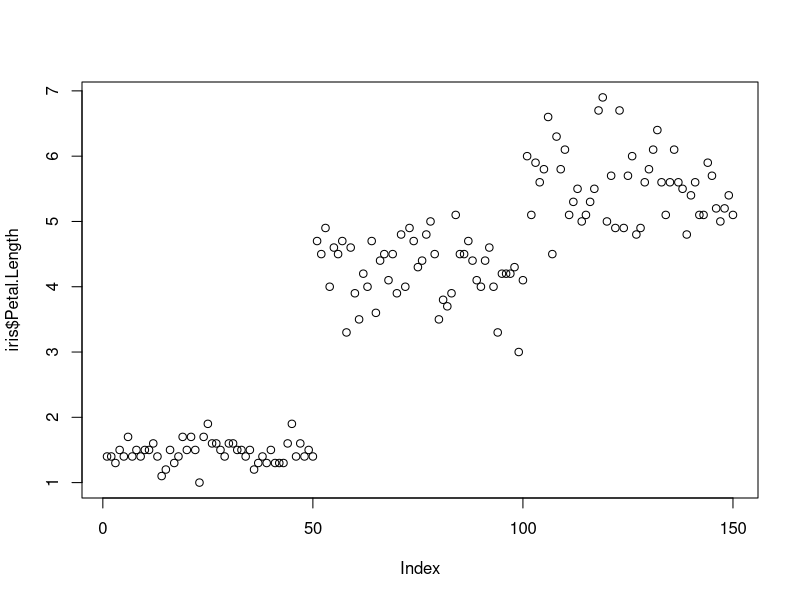
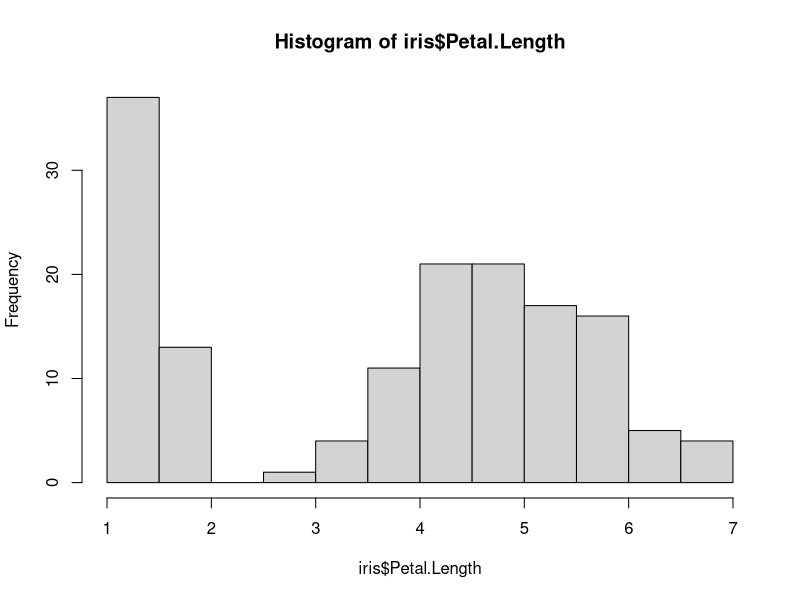
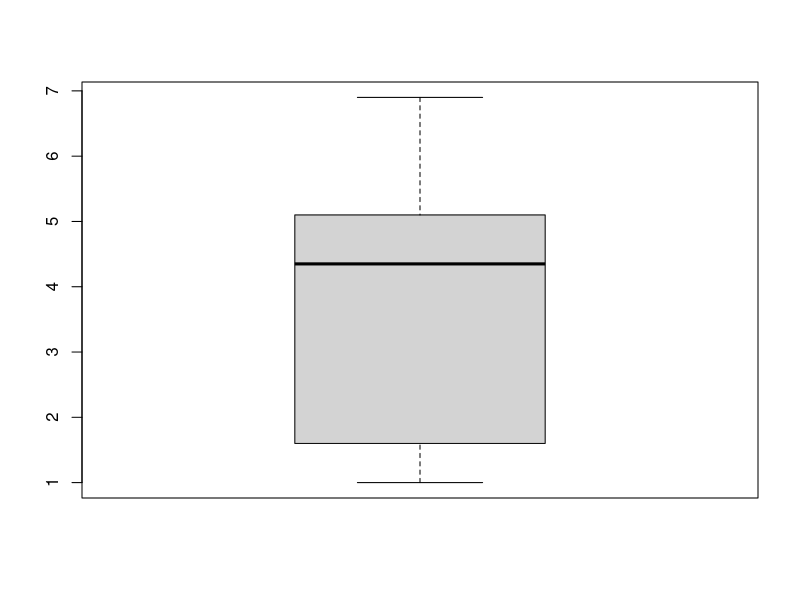
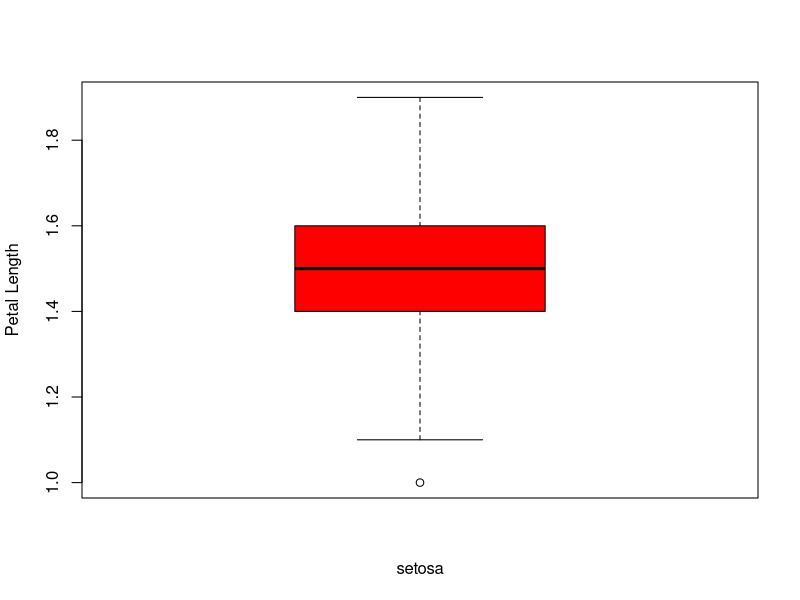
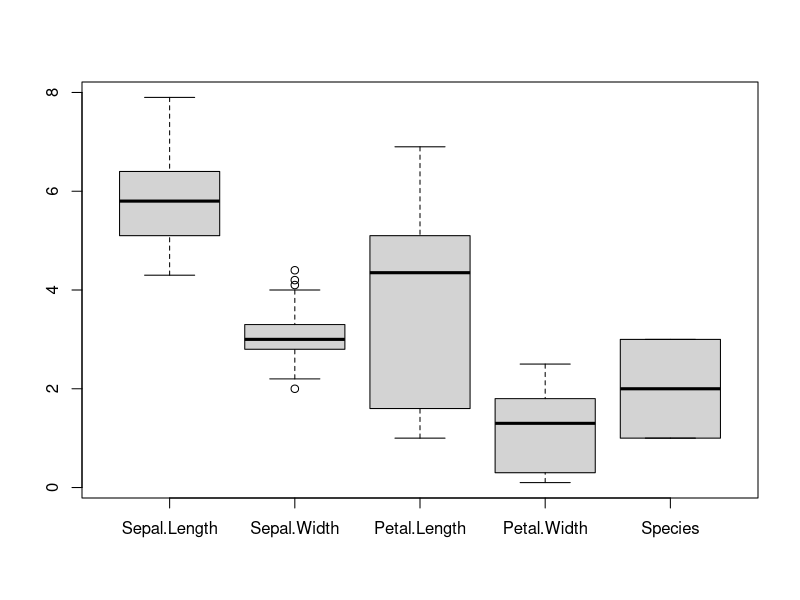
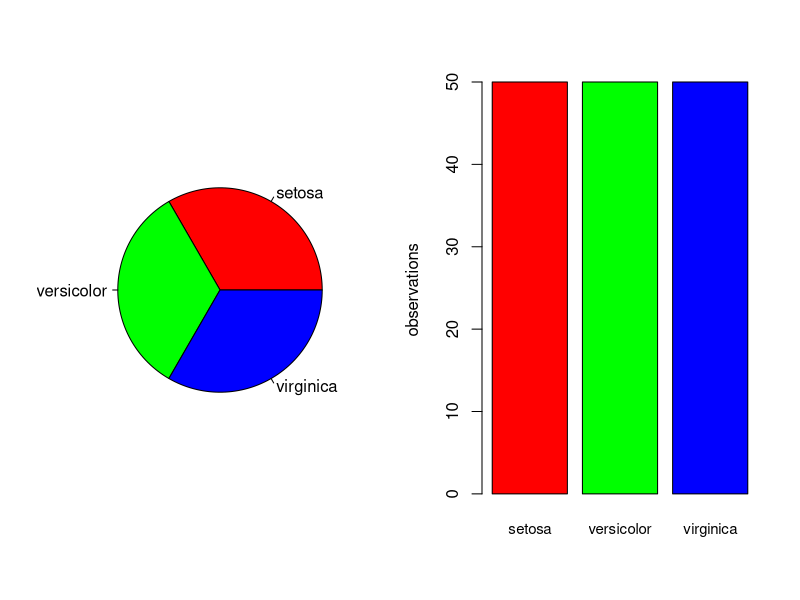
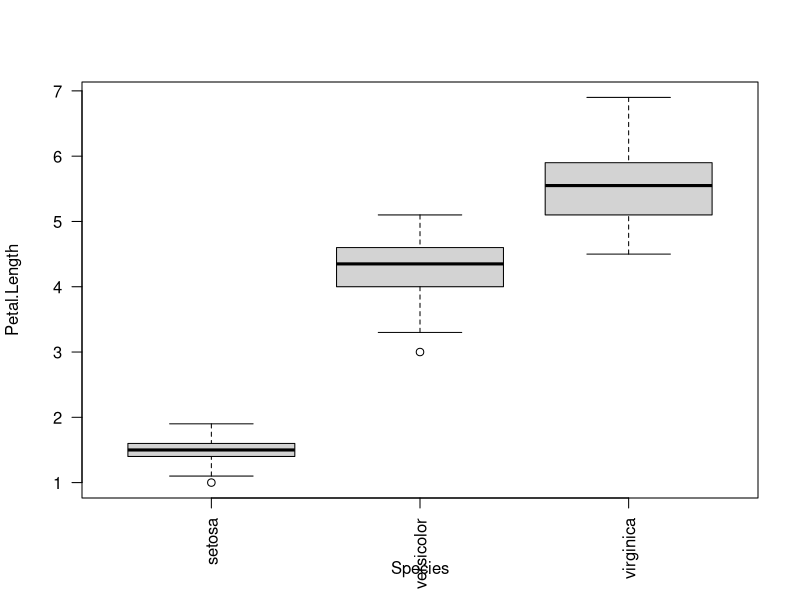
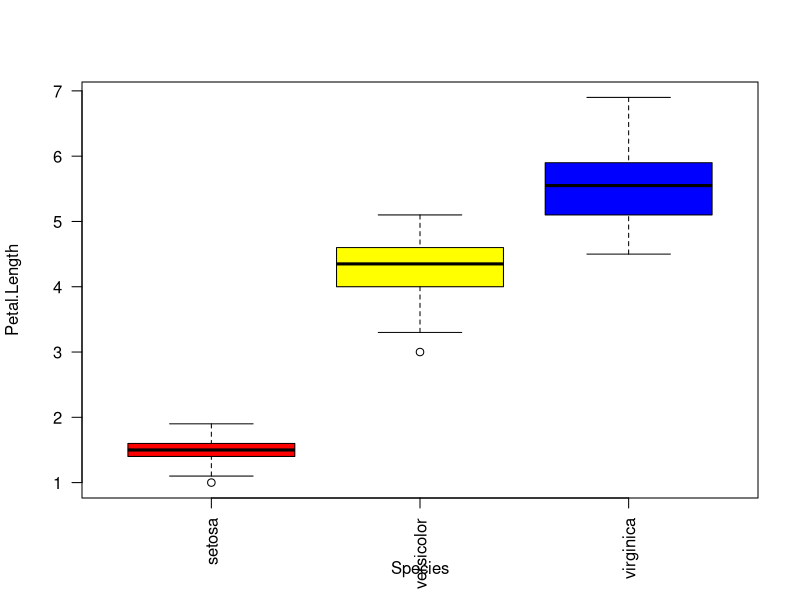

These charts were generated, in order, by the following R code:
## ---- chunk 1
?iris
str(iris)
head(iris)
## ---- chunk 2
summary(iris)
plot(iris$Petal.Length) # a plot at last. Simple, but many arguments: ?plot 
hist(iris$Petal.Length) # and a histogram
## ---- chunk 3
boxplot(iris$Petal.Length)
## ---- chunk 4
boxplot(iris$Petal.Length[iris$Species=="setosa"], xlab="setosa", ylab="Petal Length", col="red")
## ---- chunk 5
boxplot(iris) # What does the boxplot for Species mean?
## ---- chunk 6
class(iris$Species)
typeof(iris$Species)
ts=table(iris$Species)   # returns a contigency table
op=par(no.readonly=TRUE) # save graphical parameters
par(mfrow=c(1,2))        # prepare *device* for two plots
pie(ts,col=rainbow(3))
barplot(ts, col=rainbow(3), ylab="observations", cex.names=0.9)
par(op)            # reset graphical parameters
## ---- chunk 7
boxplot( Petal.Length ~ Species, data = iris, las=2) # what does las=2 do ?
## ---- chunk 8
# use help to determine how to add colors
cols=c("red","yellow","blue")
boxplot( Petal.Length ~ Species, data = iris, las=2,col=cols)
## ---- chunk 9
x=iris$Petal.Length
y=iris$Petal.Width
plot(x,y)                              # again: this can be customized
abline(v=mean(x),h=mean(y),col="red")  # add vertical/horizontal lines
cor(x,y)                               # a correlation coefficient: which one?
## ---- chunk 10
niris=iris[,-5]  # generate new data frame without species variable
str(niris)
## ---- chunk 11
cor(niris)   # correlation matrix. Which correlation coefficient?
pairs(niris) # provide a visualization, try also plot(iris)

# assign species-colors to each observation 
cols <- rainbow(3)[iris$Species]           # understand how color is defined
pairs(niris, col=cols, lower.panel=NULL)   # "cols" was defined in task above
## ---- chunk 12
plot(Petal.Width ~ Petal.Length, data=iris, col=cols) # use model ("formula") notation
fit=lm(Petal.Width ~ Petal.Length, data=iris)       # fit a linear model
abline(fit, lwd=3, lty=2)                           # add regression line
## ---- chunk 13
fit$coefficients
fit$df.residual
## ---- chunk 14
coefficients(fit)
confint(fit)   # Try to change the confidence level: ?confint
summary(fit)
anova(fit)     # was already called as part of summary()
## ---- chunk 15
plot(Sepal.Width ~ Sepal.Length, data=iris, col=cols)  
fit1=lm(Sepal.Width ~ Sepal.Length, data=iris)     
abline(fit1, lwd=3, lty=2)    
confint(fit1)  # the estimated slope is indistinguishable from zero
summary(fit1)
## ---- chunk 16
op=par(no.readonly=TRUE)  # safe only resettable graphical parameters, avoids many warnings
par(mfrow=c(2,2))         # change graphical parameters: 2x2 images on device
plot(fit,col=cols)        # four plots rather than one
par(op)                   # reset graphical parameters
## ---- chunk 17
irisout=rbind(iris,c(5.8,3, 4, 20, "virginica"))
## ---- chunk 18
fit1=lm(Petal.Width ~ Petal.Length, data=iris)            # fit a linear model
fit2=lm(Petal.Width ~ Petal.Length + Species, data=iris)  # add one variable Species
anova(fit1, fit2)
## ---- chunk 19
plot(Species=="setosa" ~ Sepal.Length, data=iris)
model=glm(Species=="setosa" ~ Sepal.Length, family=binomial,data=iris)
points(iris$Sepal.Length,fitted(model),col="red", pch=20)
## ---- chunk 20
x=iris
x$setosa=x$Species=="setosa"  # create new binary variable
op=par(no.readonly=TRUE)
par(mfrow=c(1,2))
plot(setosa ~ Sepal.Length, data=x)
plot(setosa ~ Petal.Length, data=x, main="Prefect Separation")
par(op)
plot(x, col=x$setosa+1)

x$Species = NULL  # remove Species variable from x
model=glm(setosa ~ ., family=binomial(logit), data=x)
